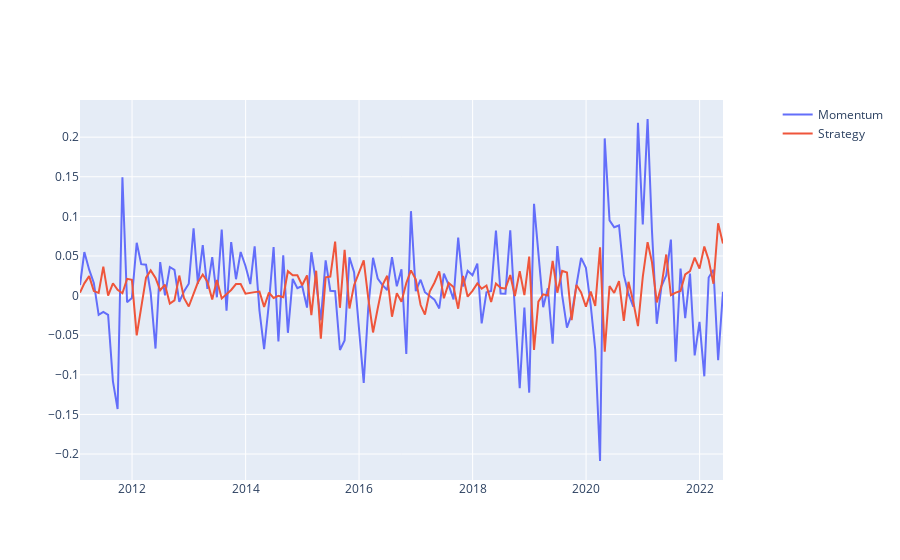

The notebook cell saved with this chart:
### Code cell
#Time Series plot for Momentum vs. Our Strategy
fig = make_subplots(specs=[[{"secondary_y": True}]])
fig.add_trace(
    go.Scatter(x=momentum.index, y=momentum['RET'],name="Momentum"),
    secondary_y=False,
)
fig.add_trace(
    go.Scatter(x=final.index, y=final['RET'],name="Strategy"),
    secondary_y=False,
)
fig.show()

### Figure 1 — Plotly figure (JSON) as saved in the notebook; plotly's stock layout.template omitted (floating-point values rounded to 4 significant figures; data arrays with more than 128 entries replaced by an {"elided": "..."} marker saying what was removed)
{"data": [{"name": "Momentum", "type": "scatter", "x": {"elided": "137 str values"}, "xaxis": "x", "y": {"elided": "137 float values"}, "yaxis": "y"}, {"name": "Strategy", "type": "scatter", "x": {"elided": "137 str values"}, "xaxis": "x", "y": {"elided": "137 float values"}, "yaxis": "y"}], "layout": {"xaxis": {"anchor": "y", "domain": [0, 0.94]}, "yaxis": {"anchor": "x", "domain": [0, 1]}, "yaxis2": {"anchor": "x", "overlaying": "y", "side": "right"}}}
